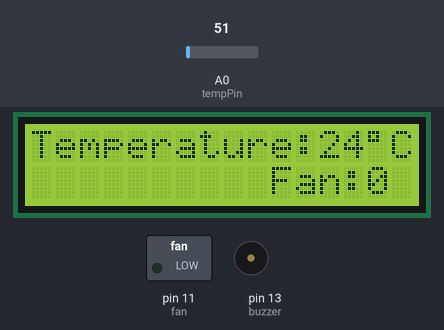
A sketch run on a simulated Arduino Uno, built with avr-gcc and run on an emulated ATmega328P. Shown: 16×2 character LCD, switched loads named in the sketch (green lamp = pin HIGH), buzzer (waves = sounding, pin HIGH). The inputs (shaded band) are chosen by the test bench; at power-on: A0 (tempPin) = 51.

Above: at 1.2 s.
1.3 s: A0 (tempPin) set to 54
At 2.3 s:
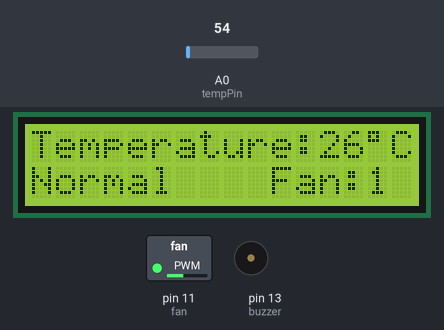
2.8 s: A0 (tempPin) set to 163
At 3.5 s:
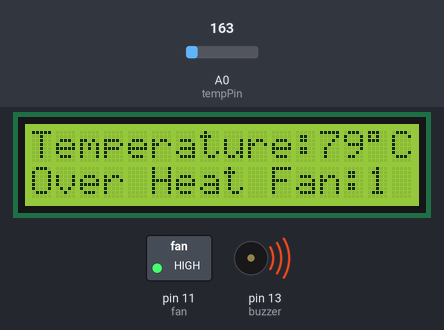
4.3 s: A0 (tempPin) set to 148
At 4.7 s:
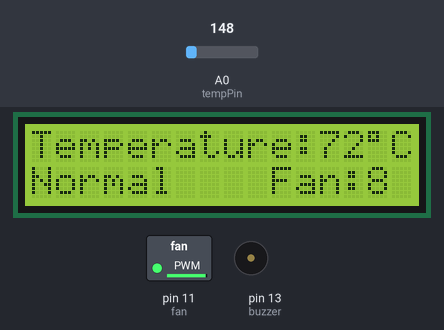
5.8 s: A0 (tempPin) set to 112
At 6.9 s:
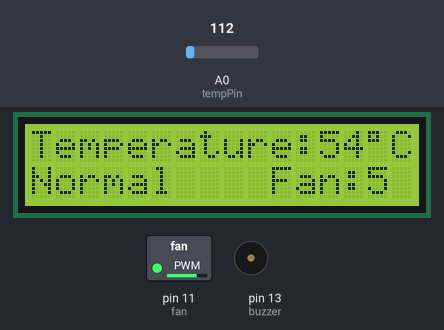
7.3 s: A0 (tempPin) set to 30
At 8.1 s:
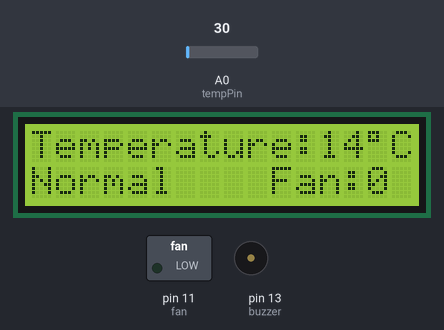
Timing chart, 0 to 9.8 s (numbered marks = the images above; inputs shaded):
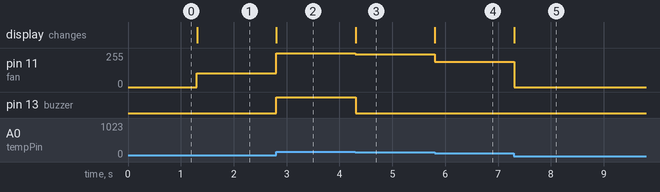

The sketch:

temp_controlled_fan1.ino
```cpp
#include <LiquidCrystal.h>
LiquidCrystal lcd(2,3,4,5,6,7);
int tempPin = A0;   // the output pin of LM35
int fan = 11;       // the pin where fan is
int buzzer = 13;    // buzzer pin
int temp;
int tempMin = 25;   // the temperature to start the fan
int tempMax = 75;   // the maximum temperature when fan is at 100%
int fanSpeed;
int fanLCD;

void setup() {
  pinMode(fan, OUTPUT);
  pinMode(buzzer, OUTPUT);
  pinMode(tempPin, INPUT);
  lcd.begin(16,2);

}

void loop() {
   temp = readTemp();     // get the temperature

   if((temp >= tempMin) && (temp <= tempMax)) {  // if temperature is higher than minimum temp
       fanSpeed = map(temp, tempMin, tempMax, 100, 255); // actual speed of fan
       fanLCD = map(temp, tempMin, tempMax, 1, 9);  // speed of fan to display on LCD
       analogWrite(fan, fanSpeed);  // spin the fan at the fanSpeed speed
       lcd.setCursor(0,1);
       lcd.print("Normal   ");
   }

   if(temp < tempMin) {   // if temp is lower than minimum temp
      fanSpeed = 0;      // fan is not spinning
      fanLCD = 0;
      digitalWrite(fan, LOW);
   }

   if(temp > tempMax) {        // if temp is higher than tempMax
       lcd.setCursor(0,1); // move cursor to next line
       lcd.print("Over Heat");
       digitalWrite(fan, HIGH);
       digitalWrite(buzzer, HIGH);  // turn on buzzer
       } else {                    // else turn of bubber
         digitalWrite(buzzer, LOW);

   }

   lcd.setCursor(0,0);
   lcd.print("Temperature:");
   lcd.print(temp); // display the temperature
   lcd.write(223);
   lcd.print("C  ");

   lcd.setCursor(10,1); // move cursor to next line
   lcd.print("Fan:");
   lcd.print(fanLCD); // display the fan speed

}

int readTemp() {  // get the temperature and convert it to celsius
  temp = analogRead(tempPin);
  return temp * 0.48828125;
}
```

Measured:
- the behaviour switches between 51 and 52 on A0 (tempPin) (found by bisection; images 0 and 1)
- the behaviour switches between 156 and 155 on A0 (tempPin) (found by bisection; images 2 and 3)
- after the input at 1.3 s, pin 11 (fan): 0/255 → 103/255 at once; the display: changes at once (image 1)
- after the input at 2.8 s, pin 11 (fan): 103/255 → 255/255 at once; pin 13 (buzzer): LOW → HIGH at once; the display: changes at once (image 2)
- after the input at 4.3 s, pin 11 (fan): 255/255 → 245/255 at once; pin 13 (buzzer): HIGH → LOW at once; the display: changes at once (image 3)
- after the input at 5.8 s, pin 11 (fan): 245/255 → 189/255 at once; the display: changes at once (image 4)
- after the input at 7.3 s, pin 11 (fan): 189/255 → 0/255 at once; the display: changes at once (image 5)
